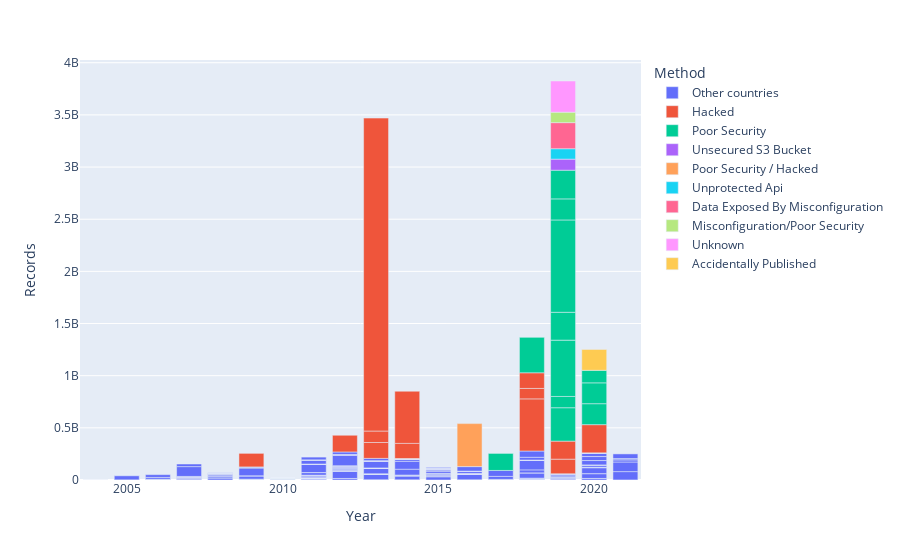

Source (notebook cell):
### Code cell
# Records over time, by method
fig = px.bar(df, x="Year", y="Records", color="Method")
fig.show()

# 2019 had the most Compromised Files = ~3.75B

### Figure 1 — Plotly figure (JSON) as saved in the notebook; plotly's stock layout.template omitted (floating-point values rounded to 4 significant figures; data arrays with more than 128 entries replaced by an {"elided": "..."} marker saying what was removed)
{"data": [{"alignmentgroup": "True", "hovertemplate": "Method=Other countries<br>Year=%{x}<br>Records=%{y}<extra></extra>", "legendgroup": "Other countries", "marker": {"color": "#636efa"}, "name": "Other countries", "offsetgroup": "Other countries", "orientation": "v", "showlegend": true, "textposition": "auto", "type": "bar", "x": {"elided": "263 str values"}, "xaxis": "x", "y": {"elided": "263 int values"}, "yaxis": "y"}, {"alignmentgroup": "True", "hovertemplate": "Method=Hacked<br>Year=%{x}<br>Records=%{y}<extra></extra>", "legendgroup": "Hacked", "marker": {"color": "#EF553B"}, "name": "Hacked", "offsetgroup": "Hacked", "orientation": "v", "showlegend": true, "textposition": "auto", "type": "bar", "x": ["2013", "2019", "2014", "2009", "2018", "2012", "2018", "2013", "2018", "2020", "2013", "2014", "2019"], "xaxis": "x", "y": [152000000, 140000000, 145000000, 130000000, 500000000, 160000000, 100000000, 110000000, 150000000, 270000000, 3000000000, 500000000, 173000000], "yaxis": "y"}, {"alignmentgroup": "True", "hovertemplate": "Method=Poor Security<br>Year=%{x}<br>Records=%{y}<extra></extra>", "legendgroup": "Poor Security", "marker": {"color": "#00cc96"}, "name": "Poor Security", "offsetgroup": "Poor Security", "orientation": "v", "showlegend": true, "textposition": "auto", "type": "bar", "x": ["2019", "2019", "2017", "2018", "2019", "2019", "2019", "2020", "2020", "2019", "2019", "2020"], "xaxis": "x", "y": [320000000, 108000000, 163119000, 340000000, 540000000, 267000000, 885000000, 201000000, 200000000, 202000000, 275000000, 120000000], "yaxis": "y"}, {"alignmentgroup": "True", "hovertemplate": "Method=Unsecured S3 Bucket<br>Year=%{x}<br>Records=%{y}<extra></extra>", "legendgroup": "Unsecured S3 Bucket", "marker": {"color": "#ab63fa"}, "name": "Unsecured S3 Bucket", "offsetgroup": "Unsecured S3 Bucket", "orientation": "v", "showlegend": true, "textposition": "auto", "type": "bar", "x": ["2019"], "xaxis": "x", "y": [106000000], "yaxis": "y"}, {"alignmentgroup": "True", "hovertemplate": "Method=Poor Security / Hacked<br>Year=%{x}<br>Records=%{y}<extra></extra>", "legendgroup": "Poor Security / Hacked", "marker": {"color": "#FFA15A"}, "name": "Poor Security / Hacked", "offsetgroup": "Poor Security / Hacked", "orientation": "v", "showlegend": true, "textposition": "auto", "type": "bar", "x": ["2016"], "xaxis": "x", "y": [412214295], "yaxis": "y"}, {"alignmentgroup": "True", "hovertemplate": "Method=Unprotected Api<br>Year=%{x}<br>Records=%{y}<extra></extra>", "legendgroup": "Unprotected Api", "marker": {"color": "#19d3f3"}, "name": "Unprotected Api", "offsetgroup": "Unprotected Api", "orientation": "v", "showlegend": true, "textposition": "auto", "type": "bar", "x": ["2019"], "xaxis": "x", "y": [100000000], "yaxis": "y"}, {"alignmentgroup": "True", "hovertemplate": "Method=Data Exposed By Misconfiguration<br>Year=%{x}<br>Records=%{y}<extra></extra>", "legendgroup": "Data Exposed By Misconfiguration", "marker": {"color": "#FF6692"}, "name": "Data Exposed By Misconfiguration", "offsetgroup": "Data Exposed By Misconfiguration", "orientation": "v", "showlegend": true, "textposition": "auto", "type": "bar", "x": ["2019"], "xaxis": "x", "y": [250000000], "yaxis": "y"}, {"alignmentgroup": "True", "hovertemplate": "Method=Misconfiguration/Poor Security<br>Year=%{x}<br>Records=%{y}<extra></extra>", "legendgroup": "Misconfiguration/Poor Security", "marker": {"color": "#B6E880"}, "name": "Misconfiguration/Poor Security", "offsetgroup": "Misconfiguration/Poor Security", "orientation": "v", "showlegend": true, "textposition": "auto", "type": "bar", "x": ["2019"], "xaxis": "x", "y": [100000000], "yaxis": "y"}, {"alignmentgroup": "True", "hovertemplate": "Method=Unknown<br>Year=%{x}<br>Records=%{y}<extra></extra>", "legendgroup": "Unknown", "marker": {"color": "#FF97FF"}, "name": "Unknown", "offsetgroup": "Unknown", "orientation": "v", "showlegend": true, "textposition": "auto", "type": "bar", "x": ["2019"], "xaxis": "x", "y": [299055000], "yaxis": "y"}, {"alignmentgroup": "True", "hovertemplate": "Method=Accidentally Published<br>Year=%{x}<br>Records=%{y}<extra></extra>", "legendgroup": "Accidentally Published", "marker": {"color": "#FECB52"}, "name": "Accidentally Published", "offsetgroup": "Accidentally Published", "orientation": "v", "showlegend": true, "textposition": "auto", "type": "bar", "x": ["2020"], "xaxis": "x", "y": [200000000], "yaxis": "y"}], "layout": {"barmode": "relative", "legend": {"title": {"text": "Method"}, "tracegroupgap": 0}, "margin": {"t": 60}, "xaxis": {"anchor": "y", "domain": [0, 1], "title": {"text": "Year"}}, "yaxis": {"anchor": "x", "domain": [0, 1], "title": {"text": "Records"}}}}
